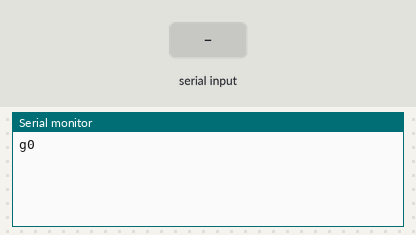
Bench run of a sketch on a simulated Arduino Mega 2560, built with avr-gcc and run on an emulated ATmega2560. On the bench: the last lines printed to the serial monitor. The test bench sets the inputs (shaded band).

Above: at 1.2 s.
1.3 s: "90,45&" received over the second serial link
At 2.1 s:
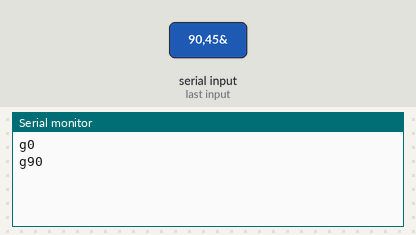
2.8 s: "30,150&" received over the second serial link
At 3.6 s:
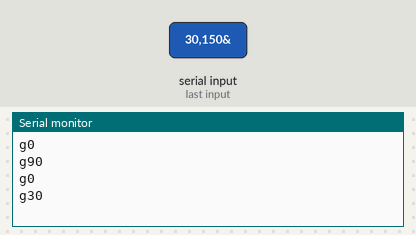
Timing chart, 0 to 5.8 s (numbered marks = the images above; inputs shaded):
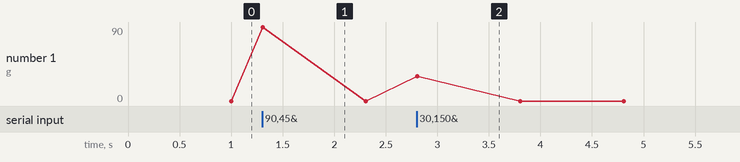

Measured:
- after the input at 1.3 s, the serial monitor: prints a new line at once (image 1)
- after the input at 2.8 s, the serial monitor: prints a new line at once (image 2)

The sketch:

sketch_nov10a.ino
```cpp
void setup() {
  Serial.begin(115200);
  Serial2.begin(9600);
}

void loop() {
  String recive_value = Serial2.readStringUntil('&');
  int gyro = recive_value.toInt();
  Serial.print('g');
  Serial.println(gyro);
}
```
